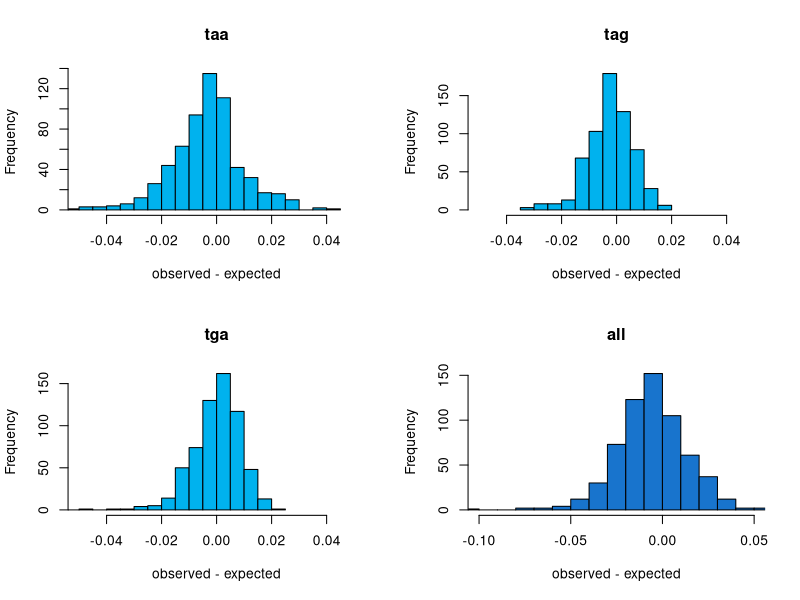

The R source for this figure:

#histogram of coding - non-coding frequencies for tag, tga, taa and all

library(stringr)
library(stats)


pdf("23.1_fig_3.pdf")
par(mfrow=c(2,2))


data2 <- read.csv('13.2_merged_NCDS_CDS_rates.csv',header = TRUE)

observed_all_frequency <- unlist(data2$frequency_tag_coding)
expected_all_frequency <- unlist(data2$frequency_tag_non_coding) 

x = observed_all_frequency - expected_all_frequency

stats_tag <- t.test(observed_all_frequency,expected_all_frequency, paired = TRUE)


observed_all_frequency <- unlist(data2$frequency_tga_coding)
expected_all_frequency <- unlist(data2$frequency_tga_non_coding) 
x = observed_all_frequency - expected_all_frequency
stats_tga <- t.test(observed_all_frequency,expected_all_frequency, paired = TRUE)


observed_all_frequency <- unlist(data2$frequency_taa_coding)
expected_all_frequency <- unlist(data2$frequency_taa_non_coding) 
x = observed_all_frequency - expected_all_frequency
stats_taa <- t.test(observed_all_frequency,expected_all_frequency, paired = TRUE)


observed_all_frequency <- unlist(data2$frequency_ASC_coding)
expected_all_frequency <- unlist(data2$frequency_ASC_non_coding) 
x = observed_all_frequency - expected_all_frequency
stats <- t.test(observed_all_frequency,expected_all_frequency, paired = TRUE)
p_value = round((stats$p.value),3)
p = as.character(p_value)
label = paste('p =', p)


data1 <- read.csv('13.2_merged_NCDS_CDS_rates.csv',header = TRUE)

observed_taa_frequency <- unlist(data1$frequency_taa_coding)
expected_taa_frequency <- unlist(data1$frequency_taa_non_coding) 
observed_vs_expected_taa <- observed_taa_frequency - expected_taa_frequency
hist(observed_vs_expected_taa, breaks = 30, xlab = 'observed - expected', col = 'deepskyblue2', main = 'taa',xlim = c(-0.05, 0.05))

observed_tag_frequency <- unlist(data1$frequency_tag_coding)
expected_tag_frequency <- unlist(data1$frequency_tag_non_coding) 
observed_vs_expected_tag <- observed_tag_frequency - expected_tag_frequency
hist(observed_vs_expected_tag, breaks = 10,xlab = 'observed - expected', col = 'deepskyblue2', main = 'tag',xlim = c(-0.05, 0.05))


observed_tga_frequency <- unlist(data1$frequency_tga_coding)
expected_tga_frequency <- unlist(data1$frequency_tga_non_coding) 
observed_vs_expected_tga <- observed_tga_frequency - expected_tga_frequency
hist(observed_vs_expected_tga, breaks = 30, xlab = 'observed - expected', col = 'deepskyblue2', main = 'tga',xlim = c(-0.05, 0.05))



observed_all_frequency <- unlist(data1$frequency_ASC_coding)
expected_all_frequency <- unlist(data1$frequency_ASC_non_coding) 
observed_vs_expected_all <- observed_all_frequency - expected_all_frequency
hist(observed_vs_expected_all, breaks = 30, xlab = 'observed - expected', col = 'dodgerblue3', main = 'all',xlim = c(-0.10, 0.05))

print(paste('tag'))
print(stats_tag)
print(paste('tga'))
print(stats_tga)
print(paste('taa'))
print(stats_taa)
print(paste('all'))
print(stats)
                    
mtext(label,          
      side = 4,
      cex = 0,5)


dev.off()